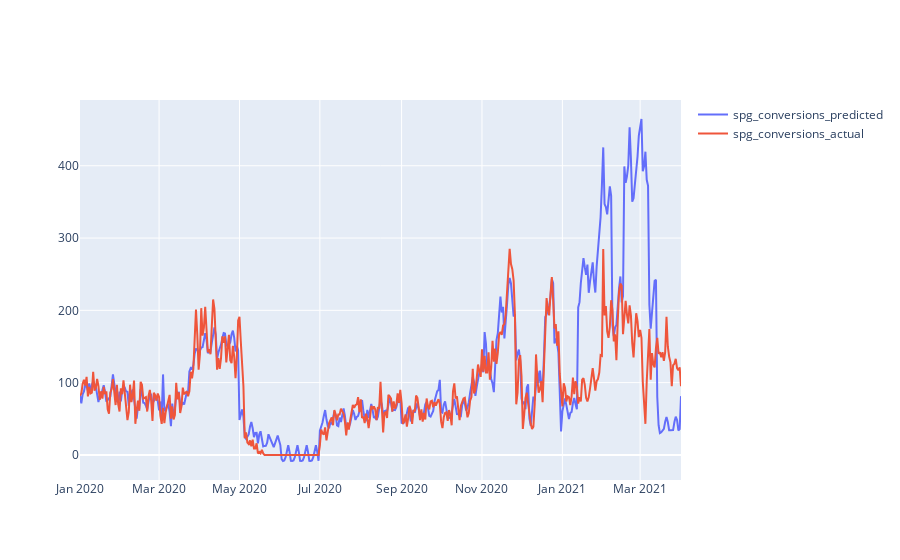

The cell this chart's notebook holds for it:
### Code cell
fig = go.Figure()
fig.add_trace(go.Scatter(x=ols_vis.index, y=ols_vis['y_pred'],
                    mode='lines',
                    name='spg_conversions_predicted'))
fig.add_trace(go.Scatter(x=ols_vis.index, y=ols_vis['y_actual'],
                    mode='lines',
                    name='spg_conversions_actual'))

fig.show()

### Figure 1 — Plotly figure (JSON) as saved in the notebook; plotly's stock layout.template omitted (floating-point values rounded to 4 significant figures; data arrays with more than 128 entries replaced by an {"elided": "..."} marker saying what was removed)
{"data": [{"mode": "lines", "name": "spg_conversions_predicted", "type": "scatter", "visible": true, "x": {"elided": "451 str values"}, "y": {"elided": "451 float values"}}, {"mode": "lines", "name": "spg_conversions_actual", "type": "scatter", "visible": true, "x": {"elided": "451 str values"}, "y": {"elided": "451 float values"}}], "layout": {"autosize": true, "xaxis": {"autorange": true, "range": ["2020-01-01", "2021-04-01"], "type": "date"}, "yaxis": {"autorange": true, "range": [-34.72, 491.0], "type": "linear"}}}
